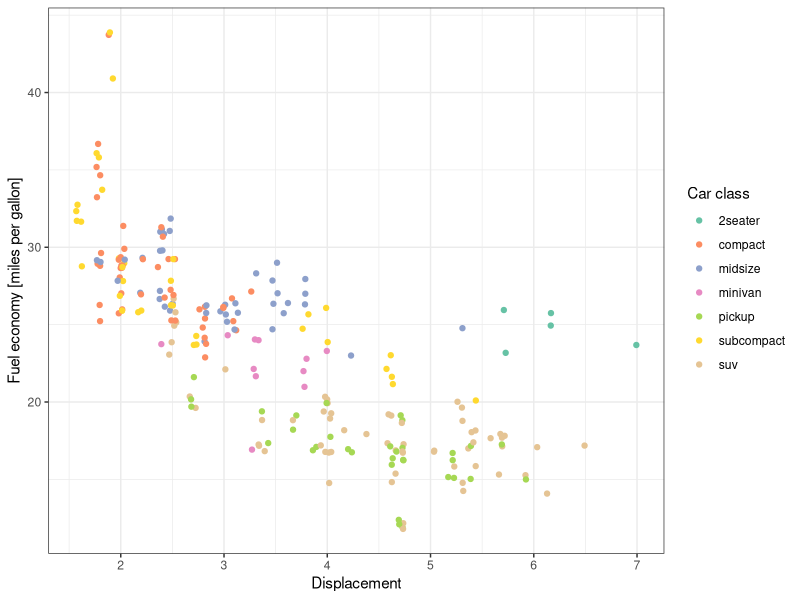
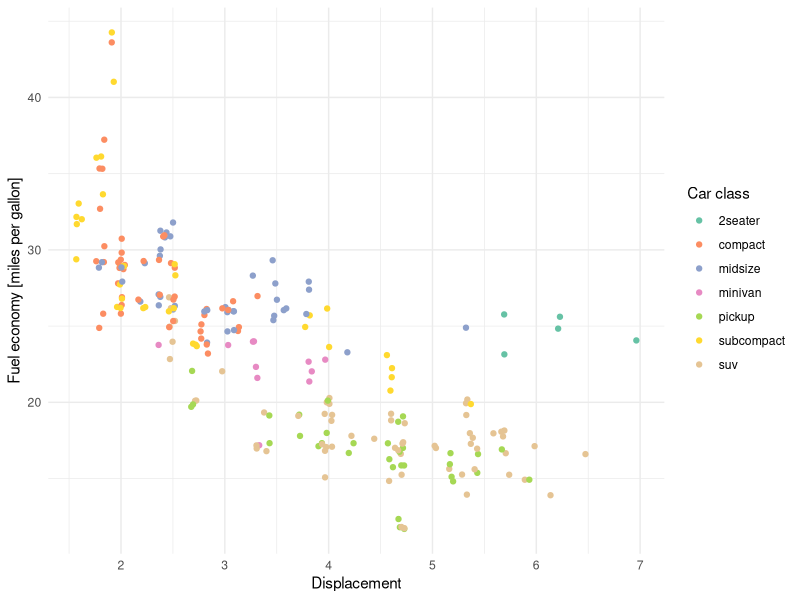
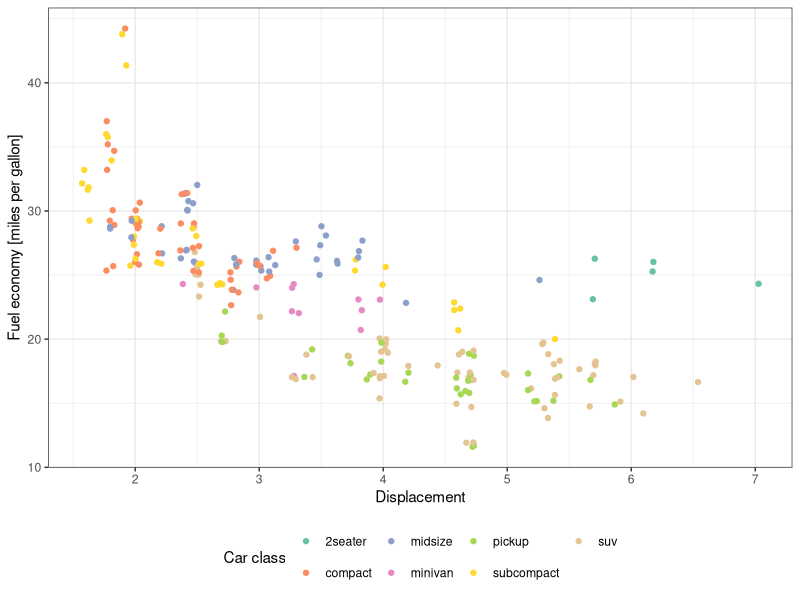
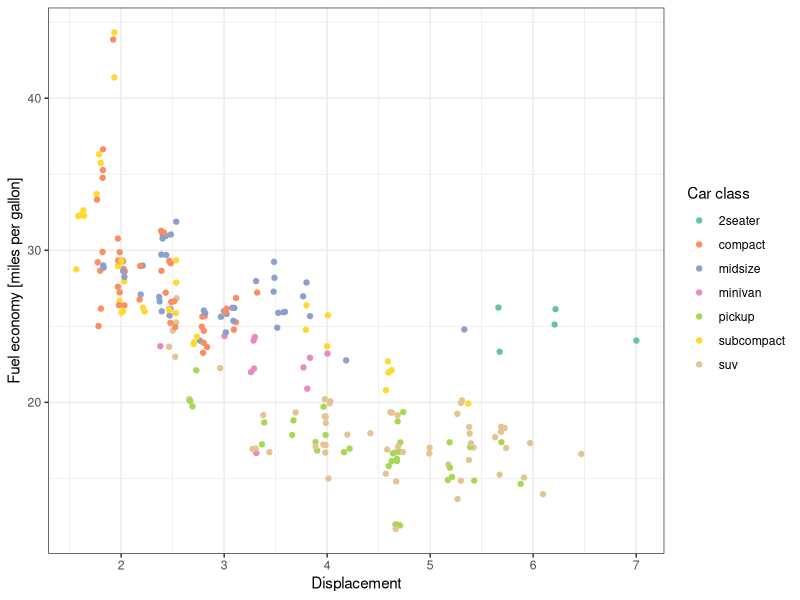

R code for these plots, in order:
## ---- chunk 1
knitr::opts_chunk$set(echo = TRUE)
library(tidyverse)
set.seed(20180516)
## ---- chunk 2
ggplot(data = mpg) +
  theme_bw() +
  geom_jitter(mapping = aes(x = displ, y = hwy, color = class)) +
  scale_x_continuous(name = "Displacement") +
  scale_y_continuous(name = "Fuel economy [miles per gallon]") +
  scale_color_brewer(name = "Car class", palette = "Set2")

ggplot(data = mpg) +
  theme_minimal() +
  geom_jitter(mapping = aes(x = displ, y = hwy, color = class)) +
  scale_x_continuous(name = "Displacement") +
  scale_y_continuous(name = "Fuel economy [miles per gallon]") +
  scale_color_brewer(name = "Car class", palette = "Set2")
## ---- chunk 3
ggplot(data = mpg) +
  theme_bw() +
  geom_jitter(mapping = aes(x = displ, y = hwy, color = class)) +
  scale_x_continuous(name = "Displacement") +
  scale_y_continuous(name = "Fuel economy [miles per gallon]") +
  scale_color_brewer(name = "Car class", palette = "Set2") +
  theme(legend.position = "bottom")
## ---- chunk 4
ggplot(data = mpg) +
  geom_jitter(mapping = aes(x = displ, y = hwy, color = class)) +
  scale_x_continuous(name = "Displacement") +
  scale_y_continuous(name = "Fuel economy [miles per gallon]") +
  scale_color_brewer(name = "Car class", palette = "Set2") +
  theme(legend.position = "bottom") +
  theme_bw()
